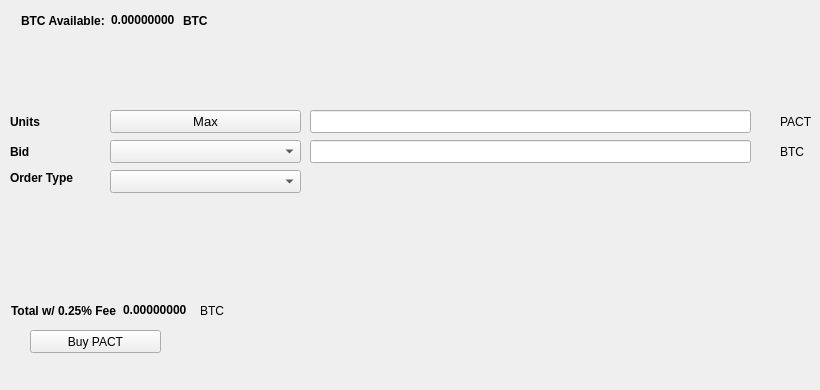
   <widget class="QWidget" name="BuyTab">
    <attribute name="title">
     <string>Buy</string>
    </attribute>
    <widget class="QPushButton" name="BuyPACT">
     <property name="geometry">
      <rect>
       <x>30</x>
       <y>330</y>
       <width>131</width>
       <height>23</height>
      </rect>
     </property>
     <property name="text">
      <string>Buy PACT</string>
     </property>
     <property name="icon">
      <iconset resource="../PayPACT.qrc">
       <normaloff>:/icons/bitcoin</normaloff>:/icons/bitcoin</iconset>
     </property>
    </widget>
    <widget class="QLabel" name="label_3">
     <property name="geometry">
      <rect>
       <x>10</x>
       <y>110</y>
       <width>46</width>
       <height>23</height>
      </rect>
     </property>
     <property name="font">
      <font>
       <weight>75</weight>
       <bold>true</bold>
      </font>
     </property>
     <property name="text">
      <string>Units</string>
     </property>
    </widget>
    <widget class="QLineEdit" name="UnitsInput">
     <property name="geometry">
      <rect>
       <x>310</x>
       <y>110</y>
       <width>441</width>
       <height>23</height>
      </rect>
     </property>
     <property name="font">
      <font>
       <pointsize>9</pointsize>
       <weight>75</weight>
       <bold>true</bold>
      </font>
     </property>
    </widget>
    <widget class="QLineEdit" name="BuyBidPriceEdit">
     <property name="geometry">
      <rect>
       <x>310</x>
       <y>140</y>
       <width>441</width>
       <height>23</height>
      </rect>
     </property>
     <property name="font">
      <font>
       <pointsize>9</pointsize>
       <weight>75</weight>
       <bold>true</bold>
      </font>
     </property>
    </widget>
    <widget class="QLabel" name="label_4">
     <property name="geometry">
      <rect>
       <x>780</x>
       <y>110</y>
       <width>31</width>
       <height>23</height>
      </rect>
     </property>
     <property name="text">
      <string>PACT</string>
     </property>
    </widget>
    <widget class="QLabel" name="label_5">
     <property name="geometry">
      <rect>
       <x>780</x>
       <y>140</y>
       <width>31</width>
       <height>23</height>
      </rect>
     </property>
     <property name="text">
      <string>BTC</string>
     </property>
    </widget>
    <widget class="QLabel" name="label_6">
     <property name="geometry">
      <rect>
       <x>10</x>
       <y>140</y>
       <width>46</width>
       <height>23</height>
      </rect>
     </property>
     <property name="font">
      <font>
       <weight>75</weight>
       <bold>true</bold>
      </font>
     </property>
     <property name="text">
      <string>Bid</string>
     </property>
    </widget>
    <widget class="QLabel" name="label_7">
     <property name="geometry">
      <rect>
       <x>10</x>
       <y>170</y>
       <width>91</width>
       <height>16</height>
      </rect>
     </property>
     <property name="font">
      <font>
       <weight>75</weight>
       <bold>true</bold>
      </font>
     </property>
     <property name="text">
      <string>Order Type</string>
     </property>
    </widget>
    <widget class="QPushButton" name="Buy_Max_Amount">
     <property name="geometry">
      <rect>
       <x>110</x>
       <y>110</y>
       <width>191</width>
       <height>23</height>
      </rect>
     </property>
     <property name="font">
      <font>
       <pointsize>10</pointsize>
      </font>
     </property>
     <property name="text">
      <string>Max</string>
     </property>
    </widget>
    <widget class="QComboBox" name="BuyBidcomboBox">
     <property name="geometry">
      <rect>
       <x>110</x>
       <y>140</y>
       <width>191</width>
       <height>23</height>
      </rect>
     </property>
     <property name="font">
      <font>
       <pointsize>10</pointsize>
      </font>
     </property>
    </widget>
    <widget class="QComboBox" name="buyOrdertypeCombo">
     <property name="geometry">
      <rect>
       <x>110</x>
       <y>170</y>
       <width>191</width>
       <height>23</height>
      </rect>
     </property>
     <property name="font">
      <font>
       <pointsize>10</pointsize>
      </font>
     </property>
    </widget>
    <widget class="QWidget" name="layoutWidget1">
     <property name="geometry">
      <rect>
       <x>21</x>
       <y>11</y>
       <width>227</width>
       <height>19</height>
      </rect>
     </property>
     <layout class="QHBoxLayout" name="horizontalLayout_3">
      <item>
       <widget class="QLabel" name="label232">
        <property name="font">
         <font>
          <weight>75</weight>
          <bold>true</bold>
         </font>
        </property>
        <property name="text">
         <string>BTC Available:</string>
        </property>
       </widget>
      </item>
      <item>
       <widget class="QLabel" name="BtcAvailableLbl">
        <property name="palette">
         <palette>
          <active>
           <colorrole role="WindowText">
            <brush brushstyle="SolidPattern">
             <color alpha="255">
              <red>0</red>
              <green>0</green>
              <blue>0</blue>
             </color>
            </brush>
           </colorrole>
           <colorrole role="Button">
            <brush brushstyle="SolidPattern">
             <color alpha="255">
              <red>0</red>
              <green>170</green>
              <blue>0</blue>
             </color>
            </brush>
           </colorrole>
           <colorrole role="Light">
            <brush brushstyle="SolidPattern">
             <color alpha="255">
              <red>0</red>
              <green>255</green>
              <blue>0</blue>
             </color>
            </brush>
           </colorrole>
           <colorrole role="Midlight">
            <brush brushstyle="SolidPattern">
             <color alpha="255">
              <red>0</red>
              <green>212</green>
              <blue>0</blue>
             </color>
            </brush>
           </colorrole>
           <colorrole role="Dark">
            <brush brushstyle="SolidPattern">
             <color alpha="255">
              <red>0</red>
              <green>85</green>
              <blue>0</blue>
             </color>
            </brush>
           </colorrole>
           <colorrole role="Mid">
            <brush brushstyle="SolidPattern">
             <color alpha="255">
              <red>0</red>
              <green>113</green>
              <blue>0</blue>
             </color>
            </brush>
           </colorrole>
           <colorrole role="Text">
            <brush brushstyle="SolidPattern">
             <color alpha="255">
              <red>0</red>
              <green>170</green>
              <blue>0</blue>
             </color>
            </brush>
           </colorrole>
           <colorrole role="BrightText">
            <brush brushstyle="SolidPattern">
             <color alpha="255">
              <red>255</red>
              <green>255</green>
              <blue>255</blue>
             </color>
            </brush>
           </colorrole>
           <colorrole role="ButtonText">
            <brush brushstyle="SolidPattern">
             <color alpha="255">
              <red>0</red>
              <green>0</green>
              <blue>0</blue>
             </color>
            </brush>
           </colorrole>
           <colorrole role="Base">
            <brush brushstyle="SolidPattern">
             <color alpha="255">
              <red>255</red>
              <green>255</green>
              <blue>255</blue>
             </color>
            </brush>
           </colorrole>
           <colorrole role="Window">
            <brush brushstyle="SolidPattern">
             <color alpha="255">
              <red>0</red>
              <green>170</green>
              <blue>0</blue>
             </color>
            </brush>
           </colorrole>
           <colorrole role="Shadow">
            <brush brushstyle="SolidPattern">
             <color alpha="255">
              <red>0</red>
              <green>0</green>
              <blue>0</blue>
             </color>
            </brush>
           </colorrole>
           <colorrole role="AlternateBase">
            <brush brushstyle="SolidPattern">
             <color alpha="255">
              <red>127</red>
              <green>212</green>
              <blue>127</blue>
             </color>
            </brush>
           </colorrole>
           <colorrole role="ToolTipBase">
            <brush brushstyle="SolidPattern">
             <color alpha="255">
              <red>255</red>
              <green>255</green>
              <blue>220</blue>
             </color>
            </brush>
           </colorrole>
           <colorrole role="ToolTipText">
            <brush brushstyle="SolidPattern">
             <color alpha="255">
              <red>0</red>
              <green>0</green>
              <blue>0</blue>
             </color>
            </brush>
           </colorrole>
          </active>
          <inactive>
           <colorrole role="WindowText">
            <brush brushstyle="SolidPattern">
             <color alpha="255">
              <red>0</red>
              <green>0</green>
              <blue>0</blue>
             </color>
            </brush>
           </colorrole>
           <colorrole role="Button">
            <brush brushstyle="SolidPattern">
             <color alpha="255">
              <red>0</red>
              <green>170</green>
              <blue>0</blue>
             </color>
            </brush>
           </colorrole>
           <colorrole role="Light">
            <brush brushstyle="SolidPattern">
             <color alpha="255">
              <red>0</red>
              <green>255</green>
              <blue>0</blue>
             </color>
            </brush>
           </colorrole>
           <colorrole role="Midlight">
            <brush brushstyle="SolidPattern">
             <color alpha="255">
              <red>0</red>
              <green>212</green>
              <blue>0</blue>
             </color>
            </brush>
           </colorrole>
           <colorrole role="Dark">
            <brush brushstyle="SolidPattern">
             <color alpha="255">
              <red>0</red>
              <green>85</green>
              <blue>0</blue>
             </color>
            </brush>
           </colorrole>
           <colorrole role="Mid">
            <brush brushstyle="SolidPattern">
             <color alpha="255">
              <red>0</red>
              <green>113</green>
              <blue>0</blue>
             </color>
            </brush>
           </colorrole>
           <colorrole role="Text">
            <brush brushstyle="SolidPattern">
             <color alpha="255">
              <red>0</red>
              <green>170</green>
              <blue>0</blue>
             </color>
            </brush>
           </colorrole>
           <colorrole role="BrightText">
            <brush brushstyle="SolidPattern">
             <color alpha="255">
              <red>255</red>
              <green>255</green>
              <blue>255</blue>
             </color>
            </brush>
           </colorrole>
           <colorrole role="ButtonText">
            <brush brushstyle="SolidPattern">
             <color alpha="255">
              <red>0</red>
              <green>0</green>
              <blue>0</blue>
             </color>
            </brush>
           </colorrole>
           <colorrole role="Base">
            <brush brushstyle="SolidPattern">
             <color alpha="255">
              <red>255</red>
              <green>255</green>
              <blue>255</blue>
             </color>
            </brush>
           </colorrole>
           <colorrole role="Window">
            <brush brushstyle="SolidPattern">
             <color alpha="255">
              <red>0</red>
              <green>170</green>
              <blue>0</blue>
             </color>
            </brush>
           </colorrole>
           <colorrole role="Shadow">
            <brush brushstyle="SolidPattern">
             <color alpha="255">
              <red>0</red>
              <green>0</green>
              <blue>0</blue>
             </color>
            </brush>
           </colorrole>
           <colorrole role="AlternateBase">
            <brush brushstyle="SolidPattern">
             <color alpha="255">
              <red>127</red>
              <green>212</green>
              <blue>127</blue>
             </color>
            </brush>
           </colorrole>
           <colorrole role="ToolTipBase">
            <brush brushstyle="SolidPattern">
             <color alpha="255">
              <red>255</red>
              <green>255</green>
              <blue>220</blue>
             </color>
            </brush>
           </colorrole>
           <colorrole role="ToolTipText">
            <brush brushstyle="SolidPattern">
             <color alpha="255">
              <red>0</red>
              <green>0</green>
              <blue>0</blue>
             </color>
            </brush>
           </colorrole>
          </inactive>
          <disabled>
           <colorrole role="WindowText">
            <brush brushstyle="SolidPattern">
             <color alpha="255">
              <red>0</red>
              <green>85</green>
              <blue>0</blue>
             </color>
            </brush>
           </colorrole>
           <colorrole role="Button">
            <brush brushstyle="SolidPattern">
             <color alpha="255">
              <red>0</red>
              <green>170</green>
              <blue>0</blue>
             </color>
            </brush>
           </colorrole>
           <colorrole role="Light">
            <brush brushstyle="SolidPattern">
             <color alpha="255">
              <red>0</red>
              <green>255</green>
              <blue>0</blue>
             </color>
            </brush>
           </colorrole>
           <colorrole role="Midlight">
            <brush brushstyle="SolidPattern">
             <color alpha="255">
              <red>0</red>
              <green>212</green>
              <blue>0</blue>
             </color>
            </brush>
           </colorrole>
           <colorrole role="Dark">
            <brush brushstyle="SolidPattern">
             <color alpha="255">
              <red>0</red>
              <green>85</green>
              <blue>0</blue>
             </color>
            </brush>
           </colorrole>
           <colorrole role="Mid">
            <brush brushstyle="SolidPattern">
             <color alpha="255">
              <red>0</red>
              <green>113</green>
              <blue>0</blue>
             </color>
            </brush>
           </colorrole>
           <colorrole role="Text">
            <brush brushstyle="SolidPattern">
             <color alpha="255">
              <red>0</red>
              <green>85</green>
              <blue>0</blue>
             </color>
            </brush>
           </colorrole>
           <colorrole role="BrightText">
            <brush brushstyle="SolidPattern">
             <color alpha="255">
              <red>255</red>
              <green>255</green>
              <blue>255</blue>
             </color>
            </brush>
           </colorrole>
           <colorrole role="ButtonText">
            <brush brushstyle="SolidPattern">
             <color alpha="255">
              <red>0</red>
              <green>85</green>
              <blue>0</blue>
             </color>
            </brush>
           </colorrole>
           <colorrole role="Base">
            <brush brushstyle="SolidPattern">
             <color alpha="255">
              <red>0</red>
              <green>170</green>
              <blue>0</blue>
             </color>
            </brush>
           </colorrole>
           <colorrole role="Window">
            <brush brushstyle="SolidPattern">
             <color alpha="255">
              <red>0</red>
              <green>170</green>
              <blue>0</blue>
             </color>
            </brush>
           </colorrole>
           <colorrole role="Shadow">
            <brush brushstyle="SolidPattern">
             <color alpha="255">
              <red>0</red>
              <green>0</green>
              <blue>0</blue>
             </color>
            </brush>
           </colorrole>
           <colorrole role="AlternateBase">
            <brush brushstyle="SolidPattern">
             <color alpha="255">
              <red>0</red>
              <green>170</green>
              <blue>0</blue>
             </color>
            </brush>
           </colorrole>
           <colorrole role="ToolTipBase">
            <brush brushstyle="SolidPattern">
             <color alpha="255">
              <red>255</red>
              <green>255</green>
              <blue>220</blue>
             </color>
            </brush>
           </colorrole>
           <colorrole role="ToolTipText">
            <brush brushstyle="SolidPattern">
             <color alpha="255">
              <red>0</red>
              <green>0</green>
              <blue>0</blue>
             </color>
            </brush>
           </colorrole>
          </disabled>
         </palette>
        </property>
        <property name="font">
         <font>
          <weight>75</weight>
          <bold>true</bold>
         </font>
        </property>
        <property name="text">
         <string>0.00000000</string>
        </property>
        <property name="textInteractionFlags">
         <set>Qt::LinksAccessibleByMouse|Qt::TextSelectableByKeyboard|Qt::TextSelectableByMouse</set>
        </property>
       </widget>
      </item>
      <item>
       <widget class="QLabel" name="BtcAvailableLbl_2">
        <property name="font">
         <font>
          <weight>75</weight>
          <bold>true</bold>
         </font>
        </property>
        <property name="text">
         <string>BTC</string>
        </property>
       </widget>
      </item>
     </layout>
    </widget>
    <widget class="QWidget" name="layoutWidge2">
     <property name="geometry">
      <rect>
       <x>11</x>
       <y>301</y>
       <width>259</width>
       <height>19</height>
      </rect>
     </property>
     <layout class="QHBoxLayout" name="horizontalLayout_4">
      <item>
       <widget class="QLabel" name="label_9">
        <property name="font">
         <font>
          <weight>75</weight>
          <bold>true</bold>
         </font>
        </property>
        <property name="text">
         <string>Total w/ 0.25% Fee</string>
        </property>
       </widget>
      </item>
      <item>
       <widget class="QLabel" name="BuyCostLabel">
        <property name="palette">
         <palette>
          <active>
           <colorrole role="WindowText">
            <brush brushstyle="SolidPattern">
             <color alpha="255">
              <red>0</red>
              <green>0</green>
              <blue>0</blue>
             </color>
            </brush>
           </colorrole>
           <colorrole role="Button">
            <brush brushstyle="SolidPattern">
             <color alpha="255">
              <red>0</red>
              <green>170</green>
              <blue>0</blue>
             </color>
            </brush>
           </colorrole>
           <colorrole role="Light">
            <brush brushstyle="SolidPattern">
             <color alpha="255">
              <red>0</red>
              <green>255</green>
              <blue>0</blue>
             </color>
            </brush>
           </colorrole>
           <colorrole role="Midlight">
            <brush brushstyle="SolidPattern">
             <color alpha="255">
              <red>0</red>
              <green>212</green>
              <blue>0</blue>
             </color>
            </brush>
           </colorrole>
           <colorrole role="Dark">
            <brush brushstyle="SolidPattern">
             <color alpha="255">
              <red>0</red>
              <green>85</green>
              <blue>0</blue>
             </color>
            </brush>
           </colorrole>
           <colorrole role="Mid">
            <brush brushstyle="SolidPattern">
             <color alpha="255">
              <red>0</red>
              <green>113</green>
              <blue>0</blue>
             </color>
            </brush>
           </colorrole>
           <colorrole role="Text">
            <brush brushstyle="SolidPattern">
             <color alpha="255">
              <red>0</red>
              <green>170</green>
              <blue>0</blue>
             </color>
            </brush>
           </colorrole>
           <colorrole role="BrightText">
            <brush brushstyle="SolidPattern">
             <color alpha="255">
              <red>255</red>
              <green>255</green>
              <blue>255</blue>
             </color>
            </brush>
           </colorrole>
           <colorrole role="ButtonText">
            <brush brushstyle="SolidPattern">
             <color alpha="255">
              <red>0</red>
              <green>0</green>
              <blue>0</blue>
             </color>
            </brush>
           </colorrole>
           <colorrole role="Base">
            <brush brushstyle="SolidPattern">
             <color alpha="255">
              <red>255</red>
              <green>255</green>
              <blue>255</blue>
             </color>
            </brush>
           </colorrole>
           <colorrole role="Window">
            <brush brushstyle="SolidPattern">
             <color alpha="255">
              <red>0</red>
              <green>170</green>
              <blue>0</blue>
             </color>
            </brush>
           </colorrole>
           <colorrole role="Shadow">
            <brush brushstyle="SolidPattern">
             <color alpha="255">
              <red>0</red>
              <green>0</green>
              <blue>0</blue>
             </color>
            </brush>
           </colorrole>
           <colorrole role="AlternateBase">
            <brush brushstyle="SolidPattern">
             <color alpha="255">
              <red>127</red>
              <green>212</green>
              <blue>127</blue>
             </color>
            </brush>
           </colorrole>
           <colorrole role="ToolTipBase">
            <brush brushstyle="SolidPattern">
             <color alpha="255">
              <red>255</red>
              <green>255</green>
              <blue>220</blue>
             </color>
            </brush>
           </colorrole>
           <colorrole role="ToolTipText">
            <brush brushstyle="SolidPattern">
             <color alpha="255">
              <red>0</red>
              <green>0</green>
              <blue>0</blue>
             </color>
            </brush>
           </colorrole>
          </active>
          <inactive>
           <colorrole role="WindowText">
            <brush brushstyle="SolidPattern">
             <color alpha="255">
              <red>0</red>
              <green>0</green>
              <blue>0</blue>
             </color>
            </brush>
           </colorrole>
           <colorrole role="Button">
            <brush brushstyle="SolidPattern">
             <color alpha="255">
              <red>0</red>
              <green>170</green>
              <blue>0</blue>
             </color>
            </brush>
           </colorrole>
           <colorrole role="Light">
            <brush brushstyle="SolidPattern">
             <color alpha="255">
              <red>0</red>
              <green>255</green>
              <blue>0</blue>
             </color>
            </brush>
           </colorrole>
           <colorrole role="Midlight">
            <brush brushstyle="SolidPattern">
             <color alpha="255">
              <red>0</red>
              <green>212</green>
              <blue>0</blue>
             </color>
            </brush>
           </colorrole>
           <colorrole role="Dark">
            <brush brushstyle="SolidPattern">
             <color alpha="255">
              <red>0</red>
              <green>85</green>
              <blue>0</blue>
             </color>
            </brush>
           </colorrole>
           <colorrole role="Mid">
            <brush brushstyle="SolidPattern">
             <color alpha="255">
              <red>0</red>
              <green>113</green>
              <blue>0</blue>
             </color>
            </brush>
           </colorrole>
           <colorrole role="Text">
            <brush brushstyle="SolidPattern">
             <color alpha="255">
              <red>0</red>
              <green>170</green>
              <blue>0</blue>
             </color>
            </brush>
           </colorrole>
           <colorrole role="BrightText">
            <brush brushstyle="SolidPattern">
             <color alpha="255">
              <red>255</red>
              <green>255</green>
              <blue>255</blue>
             </color>
            </brush>
           </colorrole>
           <colorrole role="ButtonText">
            <brush brushstyle="SolidPattern">
             <color alpha="255">
              <red>0</red>
              <green>0</green>
              <blue>0</blue>
             </color>
            </brush>
           </colorrole>
           <colorrole role="Base">
            <brush brushstyle="SolidPattern">
             <color alpha="255">
              <red>255</red>
              <green>255</green>
              <blue>255</blue>
             </color>
            </brush>
           </colorrole>
           <colorrole role="Window">
            <brush brushstyle="SolidPattern">
             <color alpha="255">
              <red>0</red>
              <green>170</green>
              <blue>0</blue>
             </color>
            </brush>
           </colorrole>
           <colorrole role="Shadow">
            <brush brushstyle="SolidPattern">
             <color alpha="255">
              <red>0</red>
              <green>0</green>
              <blue>0</blue>
             </color>
            </brush>
           </colorrole>
           <colorrole role="AlternateBase">
            <brush brushstyle="SolidPattern">
             <color alpha="255">
              <red>127</red>
              <green>212</green>
              <blue>127</blue>
             </color>
            </brush>
           </colorrole>
           <colorrole role="ToolTipBase">
            <brush brushstyle="SolidPattern">
             <color alpha="255">
              <red>255</red>
              <green>255</green>
              <blue>220</blue>
             </color>
            </brush>
           </colorrole>
           <colorrole role="ToolTipText">
            <brush brushstyle="SolidPattern">
             <color alpha="255">
              <red>0</red>
              <green>0</green>
              <blue>0</blue>
             </color>
            </brush>
           </colorrole>
          </inactive>
          <disabled>
           <colorrole role="WindowText">
            <brush brushstyle="SolidPattern">
             <color alpha="255">
              <red>0</red>
              <green>85</green>
              <blue>0</blue>
             </color>
            </brush>
           </colorrole>
           <colorrole role="Button">
            <brush brushstyle="SolidPattern">
             <color alpha="255">
              <red>0</red>
              <green>170</green>
              <blue>0</blue>
             </color>
            </brush>
           </colorrole>
           <colorrole role="Light">
            <brush brushstyle="SolidPattern">
             <color alpha="255">
              <red>0</red>
              <green>255</green>
              <blue>0</blue>
             </color>
            </brush>
           </colorrole>
           <colorrole role="Midlight">
            <brush brushstyle="SolidPattern">
             <color alpha="255">
              <red>0</red>
              <green>212</green>
              <blue>0</blue>
             </color>
            </brush>
           </colorrole>
           <colorrole role="Dark">
            <brush brushstyle="SolidPattern">
             <color alpha="255">
              <red>0</red>
              <green>85</green>
              <blue>0</blue>
             </color>
            </brush>
           </colorrole>
           <colorrole role="Mid">
            <brush brushstyle="SolidPattern">
             <color alpha="255">
              <red>0</red>
              <green>113</green>
              <blue>0</blue>
             </color>
            </brush>
           </colorrole>
           <colorrole role="Text">
            <brush brushstyle="SolidPattern">
             <color alpha="255">
              <red>0</red>
              <green>85</green>
              <blue>0</blue>
             </color>
            </brush>
           </colorrole>
           <colorrole role="BrightText">
            <brush brushstyle="SolidPattern">
             <color alpha="255">
              <red>255</red>
              <green>255</green>
              <blue>255</blue>
             </color>
            </brush>
           </colorrole>
           <colorrole role="ButtonText">
            <brush brushstyle="SolidPattern">
             <color alpha="255">
              <red>0</red>
              <green>85</green>
              <blue>0</blue>
             </color>
            </brush>
           </colorrole>
           <colorrole role="Base">
            <brush brushstyle="SolidPattern">
             <color alpha="255">
              <red>0</red>
              <green>170</green>
              <blue>0</blue>
             </color>
            </brush>
           </colorrole>
           <colorrole role="Window">
            <brush brushstyle="SolidPattern">
             <color alpha="255">
              <red>0</red>
              <green>170</green>
              <blue>0</blue>
             </color>
            </brush>
           </colorrole>
           <colorrole role="Shadow">
            <brush brushstyle="SolidPattern">
             <color alpha="255">
              <red>0</red>
              <green>0</green>
              <blue>0</blue>
             </color>
            </brush>
           </colorrole>
           <colorrole role="AlternateBase">
            <brush brushstyle="SolidPattern">
             <color alpha="255">
              <red>0</red>
              <green>170</green>
              <blue>0</blue>
             </color>
            </brush>
           </colorrole>
           <colorrole role="ToolTipBase">
            <brush brushstyle="SolidPattern">
             <color alpha="255">
              <red>255</red>
              <green>255</green>
              <blue>220</blue>
             </color>
            </brush>
           </colorrole>
           <colorrole role="ToolTipText">
            <brush brushstyle="SolidPattern">
             <color alpha="255">
              <red>0</red>
              <green>0</green>
              <blue>0</blue>
             </color>
            </brush>
           </colorrole>
          </disabled>
         </palette>
        </property>
        <property name="font">
         <font>
          <weight>75</weight>
          <bold>true</bold>
         </font>
        </property>
        <property name="autoFillBackground">
         <bool>false</bool>
        </property>
        <property name="text">
         <string>0.00000000</string>
        </property>
        <property name="textInteractionFlags">
         <set>Qt::LinksAccessibleByMouse|Qt::TextSelectableByMouse</set>
        </property>
       </widget>
      </item>
      <item>
       <widget class="QLabel" name="label_10">
        <property name="font">
         <font>
          <weight>50</weight>
          <bold>false</bold>
         </font>
        </property>
        <property name="text">
         <string>BTC</string>
        </property>
       </widget>
      </item>
     </layout>
    </widget>
    <widget class="QLabel" name="label_24">
     <property name="geometry">
      <rect>
       <x>460</x>
       <y>300</y>
       <width>281</width>
       <height>81</height>
      </rect>
     </property>
     <property name="text">
      <string/>
     </property>
     <property name="pixmap">
      <pixmap>:/images/bittrex</pixmap>
     </property>
    </widget>
   </widget>
